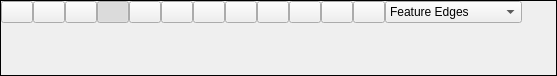
<?xml version="1.0" encoding="UTF-8"?>
<ui version="4.0">
 <class>RenderingView</class>
 <widget class="QWidget" name="RenderingView">
  <property name="geometry">
   <rect>
    <x>0</x>
    <y>0</y>
    <width>557</width>
    <height>76</height>
   </rect>
  </property>
  <layout class="QVBoxLayout" name="verticalLayout">
   <property name="spacing">
    <number>0</number>
   </property>
   <property name="leftMargin">
    <number>0</number>
   </property>
   <property name="topMargin">
    <number>0</number>
   </property>
   <property name="rightMargin">
    <number>0</number>
   </property>
   <property name="bottomMargin">
    <number>0</number>
   </property>
   <item>
    <widget class="QFrame" name="frame">
     <property name="frameShape">
      <enum>QFrame::Box</enum>
     </property>
     <property name="frameShadow">
      <enum>QFrame::Plain</enum>
     </property>
     <layout class="QVBoxLayout" name="verticalLayout_3">
      <property name="spacing">
       <number>0</number>
      </property>
      <property name="leftMargin">
       <number>0</number>
      </property>
      <property name="topMargin">
       <number>0</number>
      </property>
      <property name="rightMargin">
       <number>0</number>
      </property>
      <property name="bottomMargin">
       <number>0</number>
      </property>
      <item>
       <widget class="QWidget" name="widget" native="true">
        <property name="sizePolicy">
         <sizepolicy hsizetype="Preferred" vsizetype="Minimum">
          <horstretch>0</horstretch>
          <verstretch>0</verstretch>
         </sizepolicy>
        </property>
        <layout class="QHBoxLayout" name="horizontalLayout">
         <property name="spacing">
          <number>0</number>
         </property>
         <property name="leftMargin">
          <number>0</number>
         </property>
         <property name="topMargin">
          <number>0</number>
         </property>
         <property name="rightMargin">
          <number>0</number>
         </property>
         <property name="bottomMargin">
          <number>0</number>
         </property>
         <item>
          <widget class="FlatPushButton" name="paraview">
           <property name="maximumSize">
            <size>
             <width>32</width>
             <height>32</height>
            </size>
           </property>
           <property name="icon">
            <iconset resource="../../resource.qrc">
             <normaloff>:/graphicsIcons/ParaView.png</normaloff>:/graphicsIcons/ParaView.png</iconset>
           </property>
           <property name="iconSize">
            <size>
             <width>22</width>
             <height>22</height>
            </size>
           </property>
           <property name="checkable">
            <bool>false</bool>
           </property>
           <property name="checked">
            <bool>false</bool>
           </property>
          </widget>
         </item>
         <item>
          <widget class="FlatPushButton" name="axis">
           <property name="maximumSize">
            <size>
             <width>32</width>
             <height>32</height>
            </size>
           </property>
           <property name="icon">
            <iconset resource="../../resource.qrc">
             <normaloff>:/graphicsIcons/noun-axis-405079</normaloff>:/graphicsIcons/noun-axis-405079</iconset>
           </property>
           <property name="iconSize">
            <size>
             <width>22</width>
             <height>22</height>
            </size>
           </property>
           <property name="checkable">
            <bool>true</bool>
           </property>
           <property name="checked">
            <bool>false</bool>
           </property>
          </widget>
         </item>
         <item>
          <widget class="FlatPushButton" name="cubeAxis">
           <property name="maximumSize">
            <size>
             <width>32</width>
             <height>32</height>
            </size>
           </property>
           <property name="icon">
            <iconset>
             <normaloff>:/graphicsIcons/ruler</normaloff>:/graphicsIcons/ruler</iconset>
           </property>
           <property name="iconSize">
            <size>
             <width>24</width>
             <height>24</height>
            </size>
           </property>
           <property name="checkable">
            <bool>true</bool>
           </property>
          </widget>
         </item>
         <item>
          <widget class="FlatPushButton" name="perspective">
           <property name="maximumSize">
            <size>
             <width>32</width>
             <height>32</height>
            </size>
           </property>
           <property name="icon">
            <iconset resource="../../resource.qrc">
             <normaloff>:/graphicsIcons/perspective.png</normaloff>:/graphicsIcons/perspective.png</iconset>
           </property>
           <property name="iconSize">
            <size>
             <width>24</width>
             <height>24</height>
            </size>
           </property>
           <property name="checkable">
            <bool>true</bool>
           </property>
           <property name="checked">
            <bool>true</bool>
           </property>
          </widget>
         </item>
         <item>
          <widget class="FlatPushButton" name="fit">
           <property name="maximumSize">
            <size>
             <width>32</width>
             <height>32</height>
            </size>
           </property>
           <property name="icon">
            <iconset resource="../../resource.qrc">
             <normaloff>:/icons/expand.svg</normaloff>:/icons/expand.svg</iconset>
           </property>
           <property name="iconSize">
            <size>
             <width>24</width>
             <height>24</height>
            </size>
           </property>
          </widget>
         </item>
         <item>
          <widget class="FlatPushButton" name="plusX">
           <property name="maximumSize">
            <size>
             <width>32</width>
             <height>32</height>
            </size>
           </property>
           <property name="icon">
            <iconset resource="../../resource.qrc">
             <normaloff>:/graphicsIcons/plusX.png</normaloff>:/graphicsIcons/plusX.png</iconset>
           </property>
           <property name="iconSize">
            <size>
             <width>24</width>
             <height>24</height>
            </size>
           </property>
          </widget>
         </item>
         <item>
          <widget class="FlatPushButton" name="minusX">
           <property name="maximumSize">
            <size>
             <width>32</width>
             <height>32</height>
            </size>
           </property>
           <property name="icon">
            <iconset>
             <normaloff>:/graphicsIcons/minusX</normaloff>:/graphicsIcons/minusX</iconset>
           </property>
           <property name="iconSize">
            <size>
             <width>24</width>
             <height>24</height>
            </size>
           </property>
          </widget>
         </item>
         <item>
          <widget class="FlatPushButton" name="plusY">
           <property name="maximumSize">
            <size>
             <width>32</width>
             <height>32</height>
            </size>
           </property>
           <property name="icon">
            <iconset>
             <normaloff>:/graphicsIcons/plusY</normaloff>:/graphicsIcons/plusY</iconset>
           </property>
           <property name="iconSize">
            <size>
             <width>24</width>
             <height>24</height>
            </size>
           </property>
          </widget>
         </item>
         <item>
          <widget class="FlatPushButton" name="minusY">
           <property name="maximumSize">
            <size>
             <width>32</width>
             <height>32</height>
            </size>
           </property>
           <property name="icon">
            <iconset>
             <normaloff>:/graphicsIcons/minusY</normaloff>:/graphicsIcons/minusY</iconset>
           </property>
           <property name="iconSize">
            <size>
             <width>24</width>
             <height>24</height>
            </size>
           </property>
          </widget>
         </item>
         <item>
          <widget class="FlatPushButton" name="plusZ">
           <property name="maximumSize">
            <size>
             <width>32</width>
             <height>32</height>
            </size>
           </property>
           <property name="icon">
            <iconset>
             <normaloff>:/graphicsIcons/plusZ</normaloff>:/graphicsIcons/plusZ</iconset>
           </property>
           <property name="iconSize">
            <size>
             <width>24</width>
             <height>24</height>
            </size>
           </property>
          </widget>
         </item>
         <item>
          <widget class="FlatPushButton" name="minusZ">
           <property name="maximumSize">
            <size>
             <width>32</width>
             <height>32</height>
            </size>
           </property>
           <property name="icon">
            <iconset>
             <normaloff>:/graphicsIcons/minusZ</normaloff>:/graphicsIcons/minusZ</iconset>
           </property>
           <property name="iconSize">
            <size>
             <width>24</width>
             <height>24</height>
            </size>
           </property>
          </widget>
         </item>
         <item>
          <widget class="FlatPushButton" name="rotate">
           <property name="maximumSize">
            <size>
             <width>32</width>
             <height>32</height>
            </size>
           </property>
           <property name="icon">
            <iconset resource="../../resource.qrc">
             <normaloff>:/icons/reload.svg</normaloff>:/icons/reload.svg</iconset>
           </property>
           <property name="iconSize">
            <size>
             <width>24</width>
             <height>24</height>
            </size>
           </property>
          </widget>
         </item>
         <item>
          <widget class="QComboBox" name="renderingMode">
           <property name="sizeAdjustPolicy">
            <enum>QComboBox::AdjustToContents</enum>
           </property>
           <item>
            <property name="text">
             <string>Feature Edges</string>
            </property>
           </item>
           <item>
            <property name="text">
             <string>Points</string>
            </property>
           </item>
           <item>
            <property name="text">
             <string>Surface</string>
            </property>
           </item>
           <item>
            <property name="text">
             <string>Surface With Edges</string>
            </property>
           </item>
           <item>
            <property name="text">
             <string>Wireframe</string>
            </property>
           </item>
          </widget>
         </item>
         <item>
          <spacer name="horizontalSpacer">
           <property name="orientation">
            <enum>Qt::Horizontal</enum>
           </property>
           <property name="sizeHint" stdset="0">
            <size>
             <width>40</width>
             <height>20</height>
            </size>
           </property>
          </spacer>
         </item>
        </layout>
       </widget>
      </item>
      <item>
       <widget class="QFrame" name="renderingFrame">
        <property name="sizePolicy">
         <sizepolicy hsizetype="Expanding" vsizetype="Expanding">
          <horstretch>0</horstretch>
          <verstretch>0</verstretch>
         </sizepolicy>
        </property>
        <layout class="QVBoxLayout" name="verticalLayout_2">
         <property name="spacing">
          <number>0</number>
         </property>
         <property name="leftMargin">
          <number>0</number>
         </property>
         <property name="topMargin">
          <number>0</number>
         </property>
         <property name="rightMargin">
          <number>0</number>
         </property>
         <property name="bottomMargin">
          <number>0</number>
         </property>
        </layout>
       </widget>
      </item>
     </layout>
    </widget>
   </item>
  </layout>
 </widget>
 <customwidgets>
  <customwidget>
   <class>FlatPushButton</class>
   <extends>QPushButton</extends>
   <header location="global">baram.view.widgets.flat_push_button</header>
  </customwidget>
 </customwidgets>
 <resources>
  <include location="../../resource.qrc"/>
 </resources>
 <connections/>
</ui>
